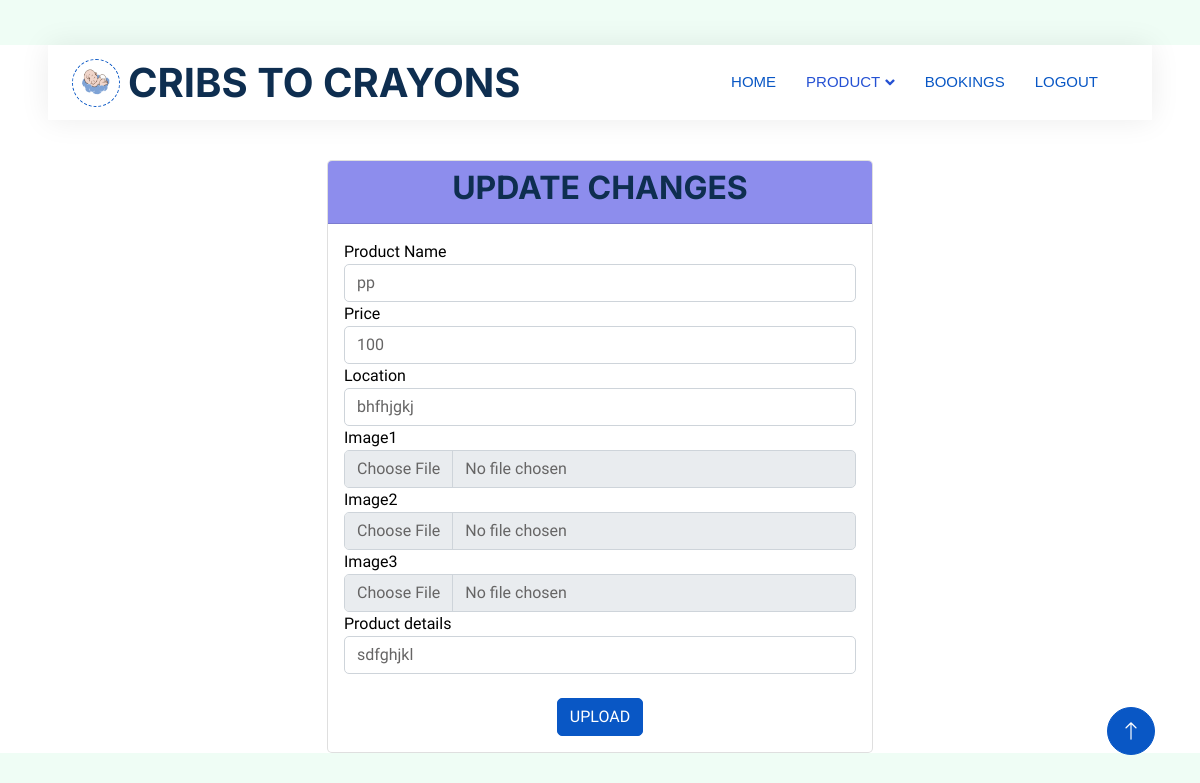
The app's page /editproduct/1 (signed in) with its own data.
### app1/models.py (models this page shows)
class Product(models.Model):
    seller_id=models.ForeignKey(Seller,on_delete=models.CASCADE)
    product_name=models.CharField(max_length=30)
    price=models.IntegerField()
    product_details=models.CharField(max_length=100)
    location=models.CharField(max_length=30)
    image1=models.FileField(upload_to='product')
    image2=models.FileField(upload_to='product')
    image3=models.FileField(upload_to='product')

### app1/views.py (the view)
# urls.py: path('editproduct/<int:id>',views.edit_product,name="editproduct"),
@login_required(login_url='login/')
def edit_product(request,id):
    product=Product.objects.get(id=id)
    if request.method=='POST':
        product_name=request.POST['product_name']
        price=request.POST['price']
        product_details=request.POST['product_details']
        location=request.POST['location']
        if 'image1' in request.FILES:
            product.image1=request.FILES['image1']
        if 'image2' in request.FILES:
            product.image2=request.FILES['image2']
        if 'image3' in request.FILES:
            product.image3=request.FILES['image3']
        product.product_name=product_name
        product.price=price
        product.product_details=product_details
        product.location=location
        product.save()
        return redirect(seller_viewproducts)
    else:
        return render(request,'Seller/editproduct.html',{'product':product})

### template/Seller/editproduct.html (shortened to what this page needs)
<!DOCTYPE html>
<html lang="en">
{% load static %}
<head>
    <link href="https://cdnjs.cloudflare.com/ajax/libs/font-awesome/5.10.0/css/all.min.css" rel="stylesheet">
    <link href="https://cdn.jsdelivr.net/npm/bootstrap-icons@1.4.1/font/bootstrap-icons.css" rel="stylesheet">
    <link href="{% static 'js/animate.min.css' %}" rel="stylesheet">
    <link href="{% static 'js/owl.carousel.min.css' %}" rel="stylesheet">
    <link href="{% static 'css/bootstrap.min.css' %}" rel="stylesheet">
    <link href="{% static 'css/style.css' %}" rel="stylesheet">
</head>
<body>
    <div class="container-xxl bg-white p-0">
        <div class="container-fluid nav-bar bg-transparent">
            <nav class="navbar navbar-expand-lg bg-white navbar-light py-0 px-4">
                <a href="" class="navbar-brand d-flex align-items-center text-center">
                    <div class="icon p-2 me-2">
                        <img class="img-fluid" src="{% static 'img/logo.gif' %}" alt="Icon" style="width: 30px; height: 30px;">
                    </div>
                    <h1 class="m-0 " >CRIBS TO CRAYONS</h1>
                </a>
                <div class="collapse navbar-collapse" id="navbarCollapse">
                  <div class="navbar-nav ms-auto">
                      <a href="{% url 'sellerprofile'%}" class="nav-item nav-link active">HOME</a>
                      <div class="collapse navbar-collapse" id="navbarCollapse">
                        <div class="navbar-nav ms-auto">
                            <div class="nav-item dropdown" style="color: #0400ff;">
                                 <a href="#" class="nav-link dropdown-toggle" data-bs-toggle="dropdown">PRODUCT</a>
                        </div>
                      </div>
                    </div>
                        <a href="{% url 'sellerviewbooking'%}" class="nav-item nav-link active">BOOKINGS</a>
                        <a href="{% url 'login'%}" class="nav-item nav-link active" >LOGOUT</a>
            </nav>
        </div>
  </h3><br>
<p>
  <div class="container">
    <div class="row justify-content-center">
      <div class="col-md-6 registration-container">
        <div class="card">
          <div class="card-header" style="background-color: rgb(141, 141, 237);">
            <h2 class="text-center" >UPDATE CHANGES</h2>
          </div>
          <div class="card-body">
            <form action="{% url 'editproduct' id=product.id %}" method="POST" enctype="multipart/form-data">
              <div class="form-group">
                <label for="username"style="color: black;">Product Name</label>
                <input type="text" class="form-control" id="username" name="product_name" value="{{ product.product_name }}">
              </div><div class="form-group">
                <label for="username"style="color: black;">Price</label>
                <input type="text" class="form-control" id="username" name="price" value="{{ product.price }}">
              </div>
              <div class="form-group">
                <label for="username"style="color: black;">Location</label>
                <input type="text" class="form-control" id="username" name="location" value="{{ product.location }}">
              </div>
              <div class="form-group">
                <label for="username"style="color: black;">Image1 </label>
                <input type="file" class="form-control" id="username" name="image1" value="{{ product.image1 }}">
              </div>
              <div class="form-group">
                <label for="username"style="color: black;">Image2</label>
                <input type="file" class="form-control" id="username" name="image2" value="{{ product.image2 }}">
              </div>
              <div class="form-group">
                <label for="username"style="color: black;">Image3</label>
                <input type="file" class="form-control" id="username" name="image3" value="{{ product.image3 }}">
              </div>
              <div class="form-group">
                <label for="email"style="color: black;">Product details</label>
                <input type="text" class="form-control" id="email" name="product_details" value="{{ product.product_details }}">
              </div>
              <div class="d-flex mt-4">
              <button type="submit" class="btn btn-primary btn-block mx-auto">UPLOAD</button>
            </div>
            </form>
          </div>
        </div>
      </div>
    </div>
  </div>
  <a href="#" class="btn btn-lg btn-primary btn-lg-square back-to-top"><i class="bi bi-arrow-up"></i></a>
</div>
</body>
</html>

### static/css/style.css (style rules this page uses)
:root { --primary: #0957c5; --secondary: #2264ff; --light: #EFFDF5; --dark: #2551d3; }
.back-to-top { position: fixed; display: none; right: 45px; bottom: 45px; z-index: 99; }
.btn { transition: .5s; }
.btn.btn-primary, .btn.btn-secondary { color: #FFFFFF; }
.btn-lg-square { width: 48px; height: 48px; }
.btn-square, .btn-sm-square, .btn-lg-square { padding: 0; display: flex; align-items: center; justify-content: center; font-weight: normal; border-radius: 50px; }
.nav-bar { position: relative; margin-top: 45px; padding: 0 3rem; transition: .5s; z-index: 9999; }
.navbar { box-shadow: 0 0 30px rgba(0, 0, 0, .08); }
.navbar .dropdown-toggle::after { border: none; content: "\f107"; font-family: "Font Awesome 5 Free"; font-weight: 900; vertical-align: middle; margin-left: 5px; transition: .5s; }
.navbar-light .navbar-nav .nav-link { margin-right: 30px; padding: 25px 0; color: #5288e0; font-size: 15px; text-transform: uppercase; outline: none; }
.navbar-light .navbar-nav .nav-link:hover, .navbar-light .navbar-nav .nav-link.active { color: var(--primary); }
.navbar-light .navbar-brand { height: 75px; }
.navbar-light .navbar-nav .nav-link { color: var(--dark); font-weight: 500; }
.icon { padding: 15px; display: inline-flex; align-items: center; justify-content: center; background: #FFFFFF !important; border-radius: 50px; border: 1px dashed var(--primary) !important; }

### template/Seller/editproduct.html (style rules this page uses)
.container-fluid { background-color: rgb(126, 28, 223); font-family: Caveat; font-family: Arial, sans-serif; background-color:#c8cbeadd; color: rgb(17, 86, 15); }
.container { margin-top: 0px; }

### records on screen
Product: product_name "pp", price "100", location "bhfhjgkj", product_details "sdfghjkl"
